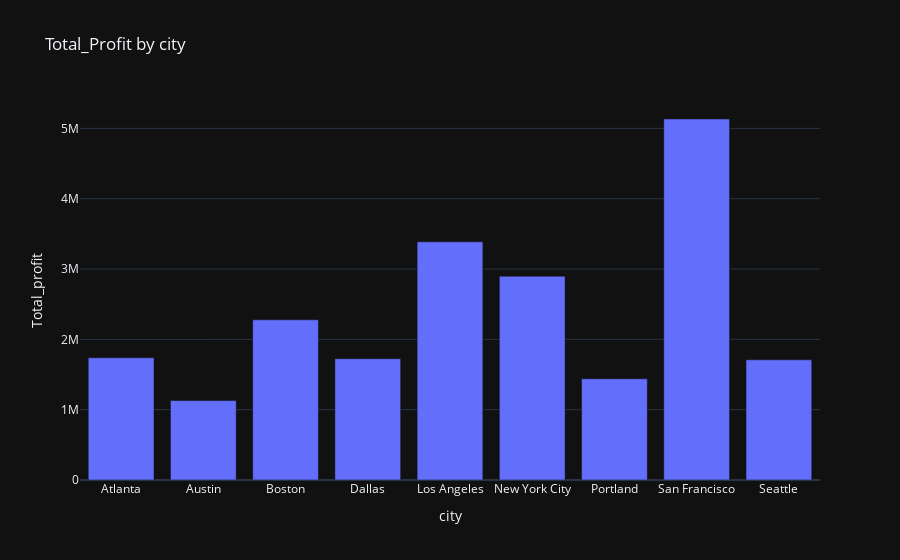

This figure's notebook cell:
### Markdown cell above
## Q2 what is the Total_Profit by city?

### Code cell
a=data.groupby("city")["margin"].sum()
a=pd.DataFrame(a)
a.columns=["Total_profit"]
a

plt.figure(figsize = (19, 10))

px.bar(a, y = 'Total_profit',
        title = 'Total_Profit by city', template = 'plotly_dark')

### Figure 1 — Plotly figure (JSON) as saved in the notebook; plotly's stock layout.template omitted (floating-point values rounded to 4 significant figures)
{"data": [{"alignmentgroup": "True", "hovertemplate": "city=%{x}<br>Total_profit=%{y}<extra></extra>", "legendgroup": "", "marker": {"color": "#636efa", "pattern": {"shape": ""}}, "name": "", "offsetgroup": "", "orientation": "v", "showlegend": false, "textposition": "auto", "type": "bar", "x": ["Atlanta", "Austin", "Boston", "Dallas", "Los Angeles", "New York City", "Portland", "San Francisco", "Seattle"], "xaxis": "x", "y": [1739000.0, 1129000.0, 2278000.0, 1724000.0, 3387000.0, 2898000.0, 1439000.0, 5134000.0, 1709000.0], "yaxis": "y"}], "layout": {"barmode": "relative", "legend": {"tracegroupgap": 0}, "title": {"text": "Total_Profit by city"}, "xaxis": {"anchor": "y", "domain": [0, 1], "title": {"text": "city"}}, "yaxis": {"anchor": "x", "domain": [0, 1], "title": {"text": "Total_profit"}}}}
